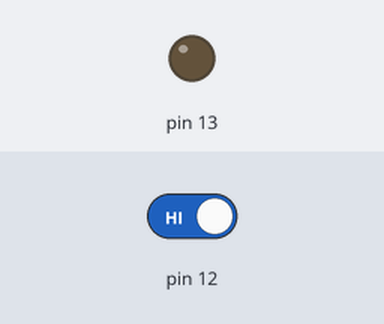
The sketch below on a simulated Arduino Uno, built with avr-gcc and run on an emulated ATmega328P. Shown: output pins drawn as LEDs (lit = HIGH). The inputs (shaded band) are chosen by the test bench; at power-on: pin 12 HIGH.

Above: at 1.2 s.
1.3 s: pin 12 driven LOW
At 2.5 s:
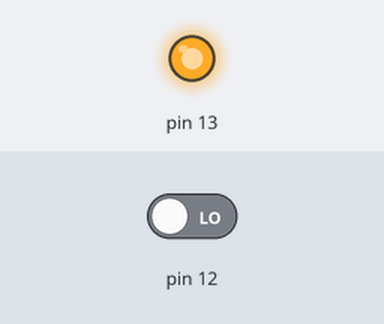
2.8 s: pin 12 driven HIGH
At 3.8 s:
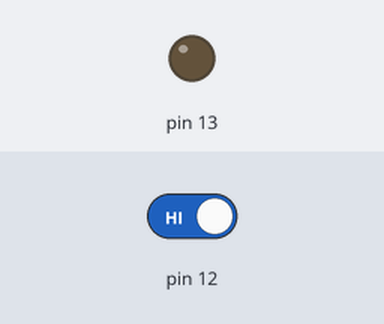
Timing chart, 0 to 5.8 s (numbered marks = the images above; inputs shaded):
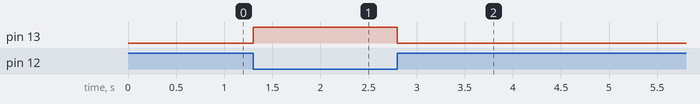

Measured:
- after the input at 1.3 s, pin 13: LOW → HIGH at once
- after the input at 2.8 s, pin 13: HIGH → LOW at once

The sketch:

ldr_street_light.ino
```cpp
 int ldr = 0;
void setup()
{
  pinMode(13, OUTPUT);
  pinMode(12, INPUT);

}

void loop()
{
  ldr = digitalRead(12);
 if (ldr == LOW)
      digitalWrite(13, HIGH);
 else
      digitalWrite(13, LOW);
}
```
